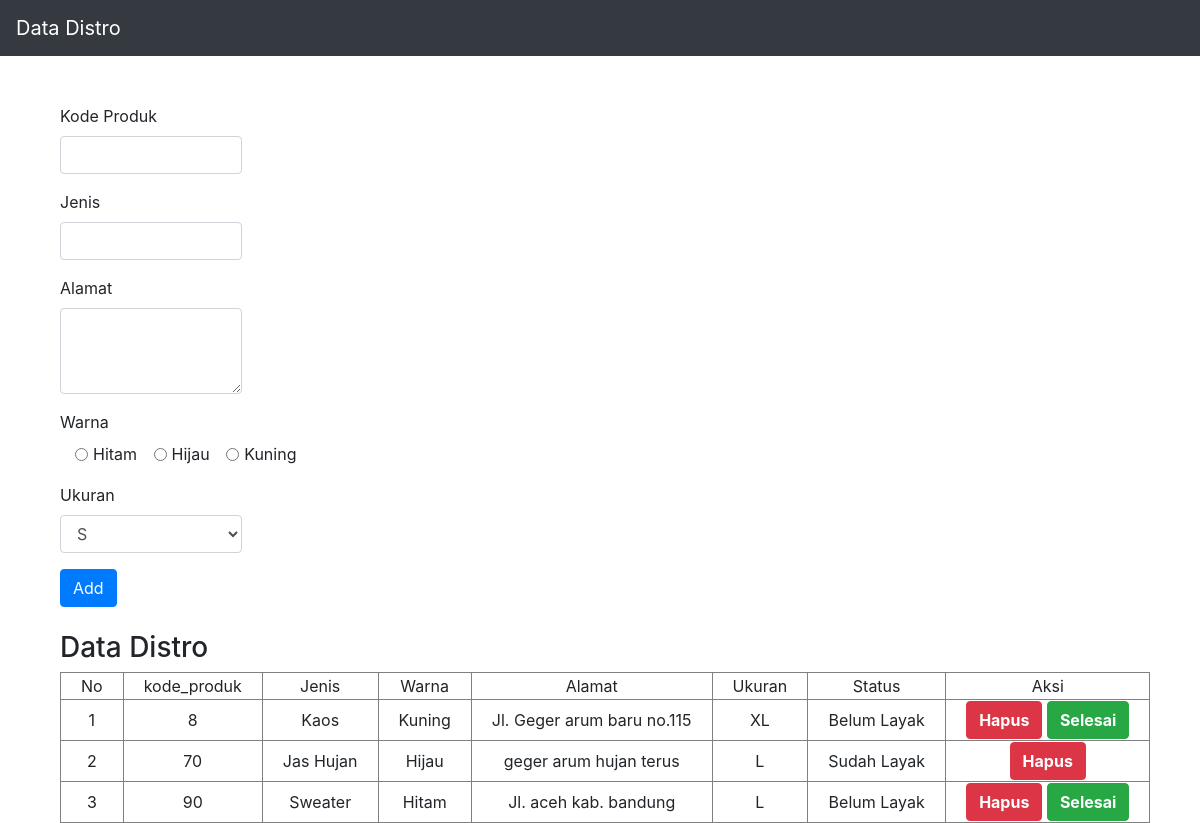
The page / on the database its author committed.
### tables this page shows
CREATE TABLE `distro` (
  `kode_produk` int(11) NOT NULL,
  `jenis` varchar(255) NOT NULL,
  `warna` varchar(255) NOT NULL,
  `ukuran` varchar(3) NOT NULL,
  `alamat_toko` varchar(455) NOT NULL,
  `status_layak_jual` varchar(255) NOT NULL
);

### conf.php (called while the page is built)
<?php
$db_host = "localhost";
$db_user = "root";
$db_password = "";
$db_name = "fach";
 ?>

### includes/DB.class.php (called while the page is built, shortened)
<?php
class DB{
	var $db_host = '';
	var $db_user = '';
	var $db_password = '';
	var $db_name = '';
	var $db_link = '';
	var $result = 0;
	function DB($db_host='', $db_user='', $db_password='', $db_name=''){
		$this->db_host = $db_host;
		$this->db_user = $db_user;
		$this->db_password = $db_password;
		$this->db_name = $db_name;
	}
	function open(){
		$this->db_link = mysqli_connect($this->db_host, $this->db_user, $this->db_password, $this->db_name);
	}
	function execute($query=""){
		$this->result = mysqli_query($this->db_link, $query);
		return $this->result;
	}
	function getResult(){
		return mysqli_fetch_array($this->result);
	}
}
 ?>

### includes/Task.class.php (called while the page is built, shortened)
<?php
class Task extends DB{
	function getTask(){
		$query = "SELECT * FROM distro";
		return $this->execute($query);
	}
}
?>

### index.php (the view, shortened to what this page needs)
<?php
include("conf.php");
include("includes/Template.class.php");
include("includes/DB.class.php");
include("includes/Task.class.php");
$otask = new Task($db_host, $db_user, $db_password, $db_name);
$otask->open();
$otask->getTask();
$data = null;
$no = 1;
while (list($kode_produk, $tjenis, $twarna, $tukuran, $talamat, $tstatus) = $otask->getResult()) {
	if($tstatus == "Sudah Layak"){
		$data .= "<tr>
		<td>" . $no . "</td>
		<td>" . $kode_produk . "</td>
		<td>" . $tjenis . "</td>
		<td>" . $twarna . "</td>
		<td>" . $talamat . "</td>
		<td>" . $tukuran . "</td>
		<td>" . $tstatus . "</td>
		<td>
		<button class='btn btn-danger'><a href='index.php?kode_hapus=" . $kode_produk . "' style='color: white; font-weight: bold;'>Hapus</a></button>
		</td>
		</tr>";
		$no++;
	}
	else{
		$data .= "<tr>
		<td>" . $no . "</td>
		<td>" . $kode_produk . "</td>
		<td>" . $tjenis . "</td>
		<td>" . $twarna . "</td>
		<td>" . $talamat . "</td>
		<td>" . $tukuran . "</td>
		<td>" . $tstatus . "</td>
		<td>
		<button class='btn btn-danger'><a href='index.php?kode_hapus=" . $kode_produk . "' style='color: white; font-weight: bold;'>Hapus</a></button>
		<button class='btn btn-success' ><a href='index.php?kode_status=" . $kode_produk .  "' style='color: white; font-weight: bold;'>Selesai</a></button>
		</td>
		</tr>";
		$no++;
	}
}

### includes/Template.class.php (shortened to what this page needs)
<?php
class Template{
	var $content = '';
	function Template($filename = ''){
		$this->content = implode('', @file($filename));
	}
	function clear(){
		$this->content = preg_replace("/DATA_[A-Z|_|0-9]+/", "", $this->content);
	}
	function write(){
		print $this->content;
	}
	function replace($old = '', $new = ''){
		if(is_int($new)){
			$value = sprintf("%d", $new);
		}elseif(is_float($new)){
			$value = sprintf("%f", $new);
		}elseif(is_array($new)){
			$value = '';
			foreach( $new as $item){
				$value .= $item. '';
			}
		}else{
			$value = $new;
		}
		$this->content = preg_replace("/$old/",  $value, $this->content);
	}
}
 ?>

### rows shown on the page
distro: kode_produk "8", jenis "Kaos", warna "Kuning", alamat_toko "Jl. Geger arum baru no.115", ukuran "XL", status_layak_jual "Belum Layak"
distro: kode_produk "70", jenis "Jas Hujan", warna "Hijau", alamat_toko "geger arum hujan terus", ukuran "L", status_layak_jual "Sudah Layak"
distro: kode_produk "90", jenis "Sweater", warna "Hitam", alamat_toko "Jl. aceh kab. bandung", ukuran "L", status_layak_jual "Belum Layak"
